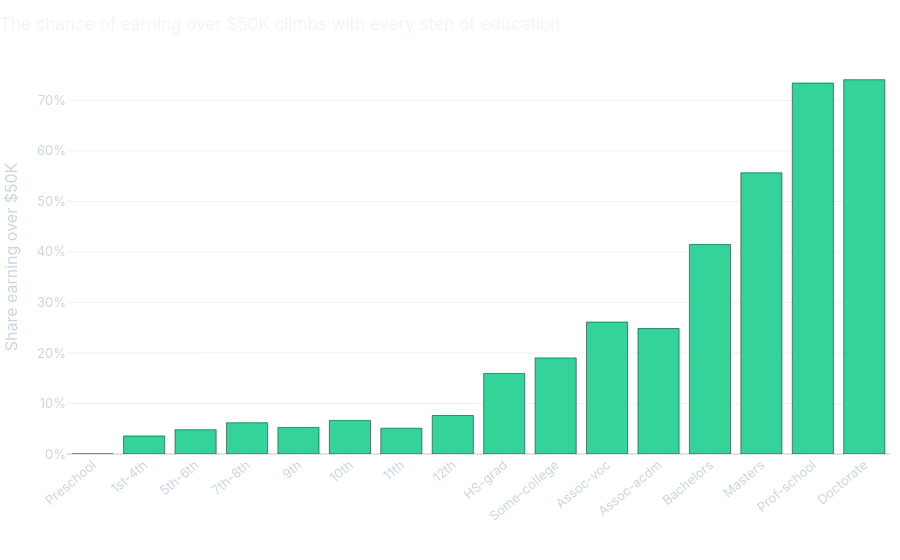

The notebook cell this image was saved under:
### Code cell
edu = (
    df.assign(high=y)
    .groupby("education", observed=True)
    .agg(rate=("high", "mean"), people=("high", "size"), level=("education.num", "first"))
    .sort_values("level")
    .reset_index()
)
edu_fig = px.bar(
    edu, x="education", y="rate", custom_data=["people"],
    title="The chance of earning over $50K climbs with every step of education",
    labels={"education": "", "rate": "Share earning over $50K"},
    color_discrete_sequence=["#34d399"],
)
edu_fig.update_traces(hovertemplate="%{x}<br>%{y:.0%} earn over $50K<br>%{customdata[0]:,} people<extra></extra>")
edu_fig.update_layout(yaxis_tickformat=".0%", xaxis_tickangle=-40)
edu_fig.show()

### Figure 1 — Plotly figure (JSON) as saved in the notebook; plotly's stock layout.template omitted (floating-point values rounded to 4 significant figures)
{"data": [{"customdata": [[51], [168], [333], [646], [514], [933], [1175], [433], [10501], [7291], [1382], [1067], [5355], [1723], [576], [413]], "hovertemplate": "%{x}<br>%{y:.0%} earn over $50K<br>%{customdata[0]:,} people<extra></extra>", "legendgroup": "", "marker": {"color": "#34d399", "pattern": {"shape": ""}}, "name": "", "orientation": "v", "showlegend": false, "textposition": "auto", "type": "bar", "x": ["Preschool", "1st-4th", "5th-6th", "7th-8th", "9th", "10th", "11th", "12th", "HS-grad", "Some-college", "Assoc-voc", "Assoc-acdm", "Bachelors", "Masters", "Prof-school", "Doctorate"], "xaxis": "x", "y": [0.0, 0.03571, 0.04805, 0.06192, 0.05253, 0.06645, 0.05106, 0.07621, 0.1595, 0.1902, 0.2612, 0.2484, 0.4148, 0.5566, 0.7344, 0.7409], "yaxis": "y"}], "layout": {"barmode": "relative", "legend": {"tracegroupgap": 0}, "title": {"text": "The chance of earning over $50K climbs with every step of education"}, "xaxis": {"anchor": "y", "domain": [0.0, 1.0], "tickangle": -40, "title": {"text": ""}}, "yaxis": {"anchor": "x", "domain": [0.0, 1.0], "tickformat": ".0%", "title": {"text": "Share earning over $50K"}}}}
